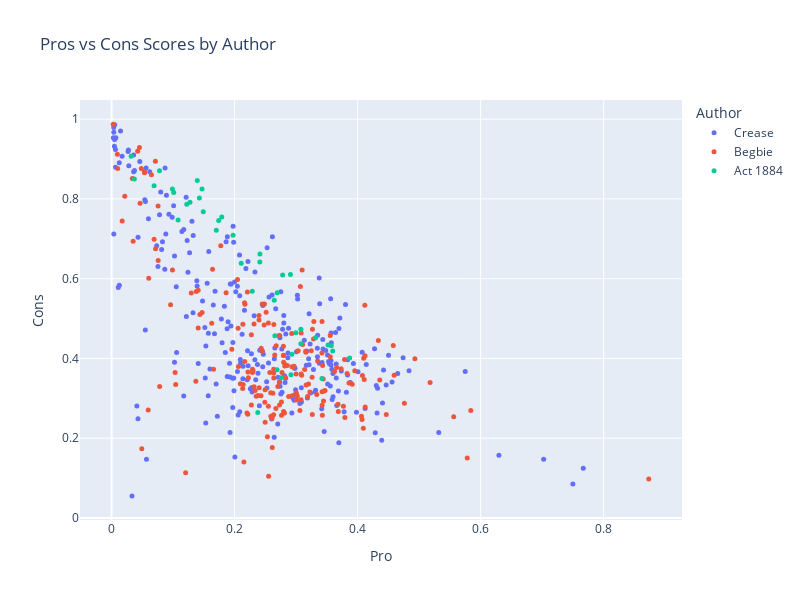

The notebook cell saved with this chart:
### Code cell
df_scores['Wrapped Text'] = df_scores['Text'].apply(lambda t: wrap_text(t, width = 50))

fig = px.scatter(
    df_scores,
    x="Pro",
    y="Cons",
    color="Author",
    hover_data=["Wrapped Text"],
    title="Pros vs Cons Scores by Author",
    width=800,
    height=600
)

fig.update_traces(marker=dict(size=5))
fig.show()

### Figure 1 — Plotly figure (JSON) as saved in the notebook; plotly's stock layout.template omitted (floating-point values rounded to 4 significant figures; data arrays with more than 128 entries replaced by an {"elided": "..."} marker saying what was removed)
{"data": [{"customdata": {"elided": "262x1 str values"}, "hovertemplate": "Author=Crease<br>Pro=%{x}<br>Cons=%{y}<br>Wrapped Text=%{customdata[0]}<extra></extra>", "legendgroup": "Crease", "marker": {"color": "#636efa", "size": 5, "symbol": "circle"}, "mode": "markers", "name": "Crease", "orientation": "v", "showlegend": true, "type": "scatter", "x": {"elided": "262 float values"}, "xaxis": "x", "y": {"elided": "262 float values"}, "yaxis": "y"}, {"customdata": {"elided": "193x1 str values"}, "hovertemplate": "Author=Begbie<br>Pro=%{x}<br>Cons=%{y}<br>Wrapped Text=%{customdata[0]}<extra></extra>", "legendgroup": "Begbie", "marker": {"color": "#EF553B", "size": 5, "symbol": "circle"}, "mode": "markers", "name": "Begbie", "orientation": "v", "showlegend": true, "type": "scatter", "x": {"elided": "193 float values"}, "xaxis": "x", "y": {"elided": "193 float values"}, "yaxis": "y"}, {"customdata": [["An Act to regulate the Chinese population of<br>British Columbia."], ["WHEREAS the incoming of Chinese to British<br>Columbia largely exceeds that of any other class<br>of immigrant, and the population so introduced are<br>fast becoming superior in number to our own race;<br>are not disposed to be governed by our laws; are<br>dissimilar in habits and occupation from our<br>people; evade the payment of taxes justly due to<br>the Government; are governed by pestilential<br>habits; are useless in instances of emergency;<br>habitually desecrate grave yards by the removal of<br>bodies therefrom; and generally the laws governing<br>the whites are found to be inapplicable to<br>Chinese, and such Chinese are inclined to habits<br>subversive of the comfort and well-being of the<br>community:"], ["And whereas it is expedient to pass special laws<br>for the Government of Chinese:    Therefore, Her<br>Majesty, by and with the advice and consent of the<br>Legislative Assembly of the Province of British<br>Columbia, enacts as follows:—    1."], ["This Act shall be cited as the \"Chinese Regulation<br>Act, 1884.\""], ["The term \"Chinese\" wherever used in this Act shall<br>mean any native of the Chinese Empire or its<br>dependencies not born of British parents, and<br>shall include any person of the Chinese race."], ["From and after the passage of this Act there shall<br>be payable and paid by every Chinese in British<br>Columbia, above the age of fourteen years, unto<br>and for the use of Her Majesty, Her heirs and<br>successors, the sum of ten dollars, and thereafter<br>on the 1st day of June in each and every year<br>there shall be likewise payable and paid by such<br>Chinese person a further sum of ten dollars."], ["The Lieutenant-Governor in Council shall<br>immediately upon the passage of this Act, and from<br>time to time thereafter as occasion may require,<br>appoint in each electoral district, one or more<br>person or persons to be called Chinese Collectors,<br>to collect and receive such payments from Chinese,<br>and such Collector or Collectors immediately upon<br>such payment shall issue and deliver to the person<br>paying the same a licence in the form contained in<br>the Schedule hereto, and the Lieutenant-Governor<br>in Council may require from the Collectors so to<br>be appointed such security as he may see fit and<br>may allow them such percentage upon the amount of<br>collections as may seem reasonable and just, and<br>the Lieutenant-Governor in Council may further<br>allow such additional sum by way of expenses as<br>may be necessary and reasonable for the purpose of<br>carrying out the provisions of this Act."], ["Any Chinese who shall be found within the Province<br>not having in his possession a licence issued<br>under the provisions of this Act, lawfully issued<br>to him, shall on conviction thereof forfeit and<br>pay a sum not exceeding forty dollars."], ["Any Collector or Government servant wilfully<br>disobeying any of the provisions of this Act shall<br>forfeit and pay a sum not exceeding one hundred<br>dollars."], ["Every Collector shall collect the tax from each<br>Chinese, and shall as soon afterwards as may be<br>pay over the amount to the Officer in charge of<br>the Treasury, or to such other person as the<br>Lieutenant-Governor in Council"], ["may from time to time direct."], ["Every employer of Chinese shall furnish to the<br>Collector, when requested by him so to do, from<br>time to time, a list of all Chinese in his employ,<br>or indirectly employed by him; but no such<br>statement shall bind the Collector, nor shall<br>excuse him from making due enquiry to ascertain<br>its correctness."], ["In case any employer of Chinese fails to deliver<br>to the Collector the list mentioned in the<br>preceding section, when required so to do, or<br>knowingly states anything falsely therein, such<br>employer shall, on complaint of the Collector and<br>upon conviction before a Justice of the Peace<br>having jurisdiction within the district wherein<br>such employer carries on his business, forfeit and<br>pay a fine not exceeding one hundred dollars for<br>every Chinese in his employ, to be recovered by<br>distress of the goods and chattels of such<br>employer failing to pay the same, or in lieu<br>thereof shall be liable to imprisonment for a<br>period not less than one month and not exceeding<br>two calendar months."], ["The Collector may, by himself or his agent, levy<br>the amount of the licence from any Chinese not<br>being in lawful possession of a licence, with<br>costs, by distress of his goods and chattels, or<br>of any goods and chattels which may be in the<br>possession of the delinquent, or which may be upon<br>or in any premises (whether the goods of the<br>delinquent or not) for the time being in the<br>possession or occupation of such delinquent<br>Chinese, and for the purposes of this section<br>premises shall be deemed to be in the possession<br>or occupation of any Chinese when it can be shewn<br>to the satisfaction of the tribunal having<br>cognizance of the matter—    (a.) That such<br>Chinese habitually frequents such premises with<br>the assent of the owner.    (b.) That he is the<br>owner or one of the owners of the premises, or has<br>control either alone or jointly with another or<br>others of such premises or some part thereof."], ["(c.) That he has passed the night or slept upon<br>such premises at any time within a week of the<br>levy."], ["It shall be sufficient authority for the Collector<br>to levy as aforesaid on the non-production of the<br>licence."], ["Proof of the lawful possession of such receipt<br>shall lie on the person whose goods are<br>distrained."], ["Every employer of Chinese shall demand from every<br>such Licence to be demanded by employer and<br>retained during the service."], ["Chinese in his employ his licence, and shall<br>retain the same in his possession during the time<br>such Chinese is in his employ, and shall return<br>the same to him when he leaves his service; and<br>every employer as aforesaid shall produce to the<br>Collector, whenever required so to do, such<br>licence for his inspection."], ["The Toll Collector at any and every toll gate<br>which may exist in the Province from time to time,<br>shall, before allowing any Chinese to pass through<br>any toll gate, demand from such Chinese the<br>production of his licence, and, until the same is<br>produced, such Chinese shall not be allowed to<br>proceed through the toll gate."], ["It shall be unlawful for any person to employ any<br>Chinese who has not in his possession the licence<br>required by this Act, and any person guilty of an<br>infraction of the provisions of this section shall<br>forfeit and pay a fine not exceeding fifty dollars<br>for every Chinese so employed."], ["The sum payable by a Chinese for a free miner’s<br>certificate shall be fifteen dollars for each year<br>during which the same is to be in force instead of<br>five dollars, as by the present mining laws<br>provided, and no free miner’s certificate shall<br>hereafter be issued to any Chinese except upon<br>payment of the said sum of fifteen dollars.    15."], ["Any Chinese who shall be found mining for gold and<br>precious metals, or following the ordinary<br>occupation of a free miner, whether on his own<br>account or for others, without having in his<br>possession a free miner’s certificate, lawfully<br>issued to him subsequently to the passage of this<br>Act, and any person who shall employ any Chinese<br>in and about gold mining who has not in his<br>possession such a certificate, shall forfeit and<br>pay a sum not exceeding thirty dollars."], ["Sub-section (i.) of the Schedule A to the<br>“Licences Ordinance, 1867,” is hereby amended by<br>adding thereto the following words: “but no<br>licence shall be issued to any Chinese.”    17."], ["Without the permission in writing of the<br>Provincial Secretary or Government Agent of the<br>district or place where the permission is sought<br>it shall be unlawful to remove the remains of any<br>dead Chinese from any cemetery or place where such<br>dead Chinese may have been interred, or to exhume<br>the bodies or remains of any dead Chinese, and any<br>person guilty of an infraction of this section<br>shall forfeit and pay a sum not exceeding one<br>hundred dollars."], ["The use of opium (except for medicinal or surgical<br>purposes) is hereby prohibited, and any person who<br>shall use or consume, or have in his possession<br>any opium, except for the purposes aforesaid,<br>shall forfeit and pay a penalty not exceeding one<br>hundred dollars, and the onus of proof shall lie<br>upon the party charged of showing that such opium<br>was used, or consumed, or in his possession for<br>medicinal or surgical purposes."], ["Any pecuniary penalty by this Act imposed may be<br>sued for and recovered in a summary way before any<br>Justice of the Peace having jurisdiction in the<br>locality where the charge is made, and in default<br>of immediate payment of any such penalty the same<br>may be recovered by distress and sale of the goods<br>of the offender, and failing sufficient distress,<br>the offender shall suffer a term of imprisonment<br>not exceeding three calendar months."], ["No conviction for any offence shall be quashed for<br>want of form, and no conviction shall be removed<br>into any of Her Majesty’s Courts by certiorari or<br>reviewed in any manner, except by appeal in manner<br>hereinafter stated, that is to say: Any Chinese<br>convicted of an offence against the provisions of<br>this Act may appeal to the County Court nearest to<br>the place of conviction, provided he shall, within<br>four days after such conviction, have given notice<br>in writing to the convicting Magistrate of his<br>intention to appeal, and shall have furnished<br>security in the sum of one hundred dollars,<br>conditioned to abide by the decision of the<br>appellate Court, and shall have also deposited<br>with the convicting Magistrate a sum of money<br>sufficient in the opinion of such Magistrate to<br>pay the costs and expenses of a jury to try such<br>appeal, and such appeal shall be heard and tried<br>before the County Court, with or without a jury of<br>five, at the option of the parties, and<br>notwithstanding any defect in the proceedings, the<br>appeal shall be heard and decided on the merits,<br>and if the conviction be affirmed the appellant<br>shall be punished according to the conviction, and<br>shall pay the costs of the appeal, and if the<br>appeal be allowed, it shall be lawful for the<br>Lieutenant-Governor in Council to issue his<br>warrant to the Treasurer for the repayment to the<br>appellant of the money paid by him for jury<br>process.    21."], ["Any Chinese who shall lend his licence or free<br>miner’s certificate to another Chinese, and any<br>Chinese who shall utter or pass off upon any<br>Collector or other person any licence or free<br>miner’s certificate other than his own, with<br>intent himself to avoid payment of the licence fee<br>payable under this Act, (and the onus of proving<br>that such was not his intent, shall rest upon the<br>person charged), shall forfeit and pay a penalty<br>of not less than twenty dollars nor more than one<br>hundred dollars."], ["The tribunal having cognizance of any matter under<br>the provisions of this Act may decide, upon its<br>own view and judgment, whether any person is a<br>Chinese, and whether any person found by the Court<br>to be a Chinese be of the age of fourteen years.<br>23."], ["It shall not be lawful to let or occupy, or suffer<br>to be occupied as a dwelling, any room unless the<br>following requirements are complied with, that is<br>to say:—    (a.)"], ["Unless such room contains at all times at least<br>384 cubic feet of space for each person occupying<br>the same:    (b.)"], ["Unless such room has a window, made to open, at<br>least two feet square.    24."], ["Any person who lets, occupies, or knowingly<br>suffers to be occupied, any room contrary to the<br>provisions of section 23, shall be liable for<br>every offence to a penalty not exceeding fifty<br>dollars."], ["Any room in which any person passes the night<br>shall be deemed to be occupied as a dwelling<br>within the meaning of this Act.    26."], ["The Lieutenant-Governor in Council may, by any<br>general regulation, direct that any persons<br>imprisoned in respect of any infraction against<br>the provisions of this Act shall be worked and<br>employed at such places and on such public works,<br>or local works for the public benefit or<br>convenience, and may make such rules and<br>regulations, and may alter or annul the same, for<br>the safe custody, control, and general management<br>of such prisoners, as the said Lieutenant-Governor<br>may from time to time deem advisable.    27."], ["The Lieutenant-Governor in Council may also make<br>such rules and regulations, not inconsistent<br>herewith, as may from time to time appear<br>necessary for carrying out the true intent and<br>meaning of this Act."], ["For the purpose of any proceeding taken under the<br>provisions of this Act, the burden shall lie on<br>the defendant of proving that he is exempt from<br>the operation of any of its provisions, and it<br>shall not be necessary in any information,<br>summons, or conviction, or other document, to<br>state or negative any exception in or exemption<br>under this Act or in contemplation of law."], ["This Act shall not come into operation until one<br>year from the passage hereof."], ["This Act may be cited as the \"Chinese Regulation<br>Act, 1884.\""]], "hovertemplate": "Author=Act 1884<br>Pro=%{x}<br>Cons=%{y}<br>Wrapped Text=%{customdata[0]}<extra></extra>", "legendgroup": "Act 1884", "marker": {"color": "#00cc96", "size": 5, "symbol": "circle"}, "mode": "markers", "name": "Act 1884", "orientation": "v", "showlegend": true, "type": "scatter", "x": [0.06913, 0.03183, 0.1394, 0.2412, 0.241, 0.1491, 0.1975, 0.1011, 0.2655, 0.078, 0.3421, 0.2781, 0.1223, 0.3077, 0.2759, 0.2287, 0.3078, 0.1791, 0.2909, 0.1275, 0.09891, 0.1081, 0.1427, 0.03707, 0.1703, 0.2996, 0.387, 0.2692, 0.2108, 0.1742, 0.293, 0.2377, 0.2916, 0.3317, 0.269, 0.2645, 0.3519, 0.3596, 0.3571, 0.1471], "xaxis": "x", "y": [0.8329, 0.907, 0.8459, 0.6621, 0.6417, 0.7676, 0.7089, 0.8163, 0.4567, 0.8708, 0.3496, 0.609, 0.7864, 0.4367, 0.3515, 0.5686, 0.4735, 0.7545, 0.6104, 0.7919, 0.8249, 0.7469, 0.8023, 0.8501, 0.7217, 0.4646, 0.401, 0.5647, 0.6384, 0.7461, 0.4108, 0.2647, 0.3594, 0.4521, 0.3715, 0.5457, 0.4339, 0.4184, 0.4318, 0.8246], "yaxis": "y"}], "layout": {"height": 600, "legend": {"title": {"text": "Author"}, "tracegroupgap": 0}, "title": {"text": "Pros vs Cons Scores by Author"}, "width": 800, "xaxis": {"anchor": "y", "domain": [0, 1], "title": {"text": "Pro"}}, "yaxis": {"anchor": "x", "domain": [0, 1], "title": {"text": "Cons"}}}}
